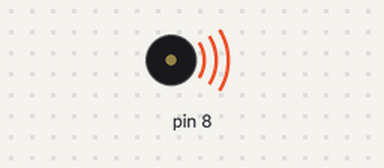
The sketch below on a simulated Arduino Uno, built with avr-gcc and run on an emulated ATmega328P. Shown: buzzer (waves = sounding).

Above: at 0.1 s.
At 15.5 s:
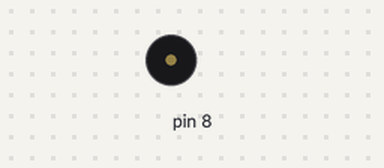
Timing chart, 0 to 17.0 s (numbered marks = the images above):
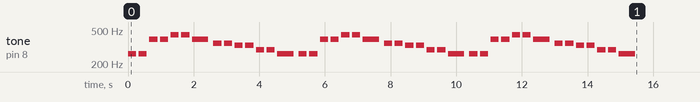

The sketch:

buzzer-tone.ino
```cpp
void setup() {
  for(int counter=0; counter<3; counter++){
    play();
  }
}

void loop() {
}

int play() {

  tone(8, 262, 250);
  delay(250* 1.30);

  tone(8, 262, 250);
  delay(250* 1.30);

  tone(8, 392, 250);
  delay(250* 1.30);

  tone(8, 392, 250);
  delay(250* 1.30);

  tone(8, 440, 250);
  delay(250* 1.30);

  tone(8, 440, 250);
  delay(250* 1.30);

  tone(8, 392, 500);
  delay(500* 1.30);

  tone(8, 349, 250);
  delay(250* 1.30);

  tone(8, 349, 250);
  delay(250* 1.30);

  tone(8, 330, 250);
  delay(250* 1.30);

  tone(8, 330, 250);
  delay(250* 1.30);

  tone(8, 294, 250);
  delay(250* 1.30);

  tone(8, 294, 250);
  delay(250* 1.30);

  tone(8, 262, 500);
  delay(500* 1.30);
  return 0;

}
```
